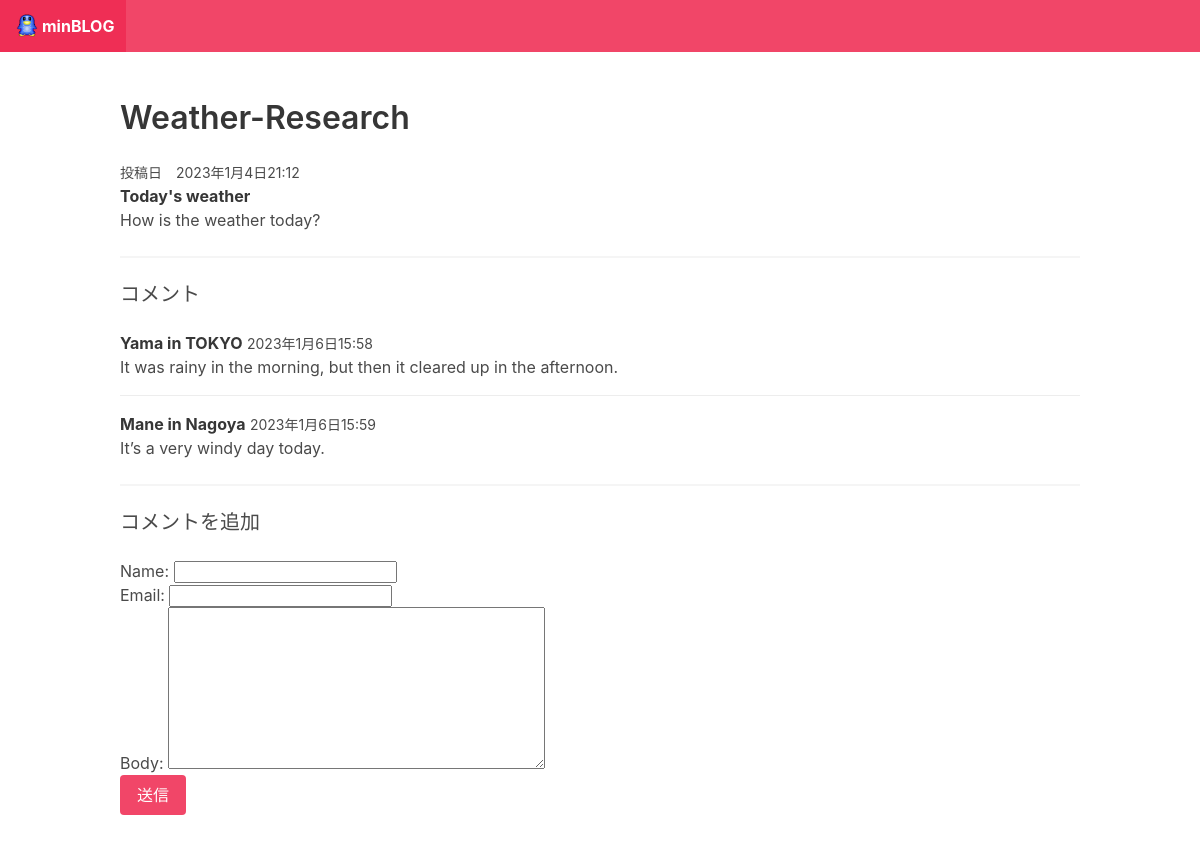
Page /test/ on the committed database.
### blog/models.py (models this page shows)
class Post(models.Model):
    title = models.CharField(max_length=255)
    slug = models.SlugField()
    intro = models.TextField()
    body = models.TextField()
    posted_date = models.DateTimeField(auto_now_add=True)

class Comment(models.Model):
    post = models.ForeignKey(Post, related_name="comments", on_delete=models.CASCADE)
    name = models.CharField(max_length=255)
    email = models.EmailField()
    body = models.TextField()
    posted_date = models.DateTimeField(auto_now_add=True)

### blog/views.py (the view)
# urls.py: path("<slug:slug>/", post_detail, name="post_detail"),
def post_detail(request, slug):
    post = Post.objects.get(slug=slug)
    if request.method == "POST":
        form = CommentForm(request.POST)
        if form.is_valid():
            comment = form.save(commit=False)
            comment.post = post
            comment.save()
            return redirect("post_detail", slug=post.slug)
    else:
        form = CommentForm()
    return render(request, "blog/post_detail.html",{"post": post, "form": form})

### blog/forms.py
class CommentForm(forms.ModelForm):
    class Meta:
        model = Comment
        fields = ["name", "email", "body"]

### blog/templates/blog/post_detail.html (shortened to what this page needs)
{% extends "blog/base.html" %}
{% block content %}
<h1 class="title">{{post.title}}</h1>
<small>投稿日　{{post.posted_date}}</small>
<p><strong>{{post.intro}}</strong></p>
<p>{{post.body}}</p>
<hr />
<h2 class="subtitle">コメント</h2>
{% for comment in post.comments.all%}
<article class="media">
 <div class="media-content">
   <div class="content">
     <p>
       <strong>{{comment.name}}</strong>
       <small>{{comment.posted_date}}</small>
       <br />
       {{comment.body}}
     </p>
   </div>
 </div>
</article>
{% empty %}
<div class="notification">
 <p>まだコメントがありません。</p>
</div>
{% endfor %}
<hr />
<h2 class="subtitle">コメントを追加</h2>
<form action="." method="post">
   {{form.as_p}}
   <div class="field">
     <div class="control">
       <button class="button is-danger">送信</button>
     </div>
   </div>
 </form>
 {% endblock %}

### blog/templates/blog/base.html (shortened to what this page needs)
<!DOCTYPE html>
<html lang="en">
<head>
    <link rel="stylesheet" href="https://cdn.jsdelivr.net/npm/bulma@0.9.4/css/bulma.min.css">
</head>
<body>
    <nav class="navbar is-danger">
        <div class="navbar-brand">
          <a href="/" class="navbar-item">
          <img src="img/20210124174844.gif" width="30" height="30" alt="">
          <strong>minBLOG</strong></a>
        </div>
    </nav>
    <section class="section">
      <div class="container">{% block content %} {% endblock %}</div>
    </section>
</body>
</html>

### rows in the picture
Post: title "Weather-Research", posted_date "2023年1月4日21:12", intro "Today's weather", body "How is the weather today?"
Comment: name "Yama in TOKYO", posted_date "2023年1月6日15:58", body "It was rainy in the morning, but then it cleared up in the afternoon."
Comment: name "Mane in Nagoya", posted_date "2023年1月6日15:59", body "It’s a very windy day today."
